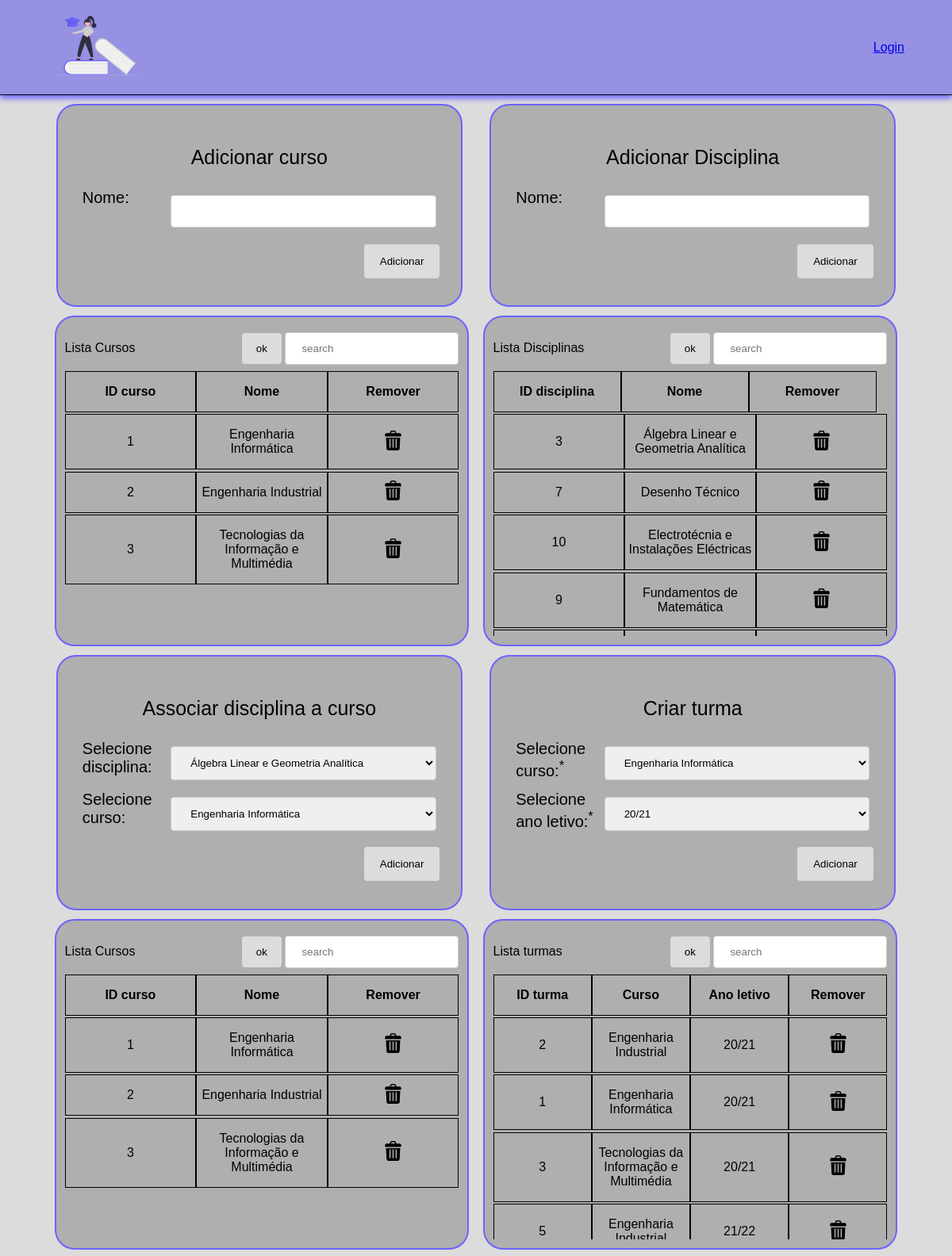
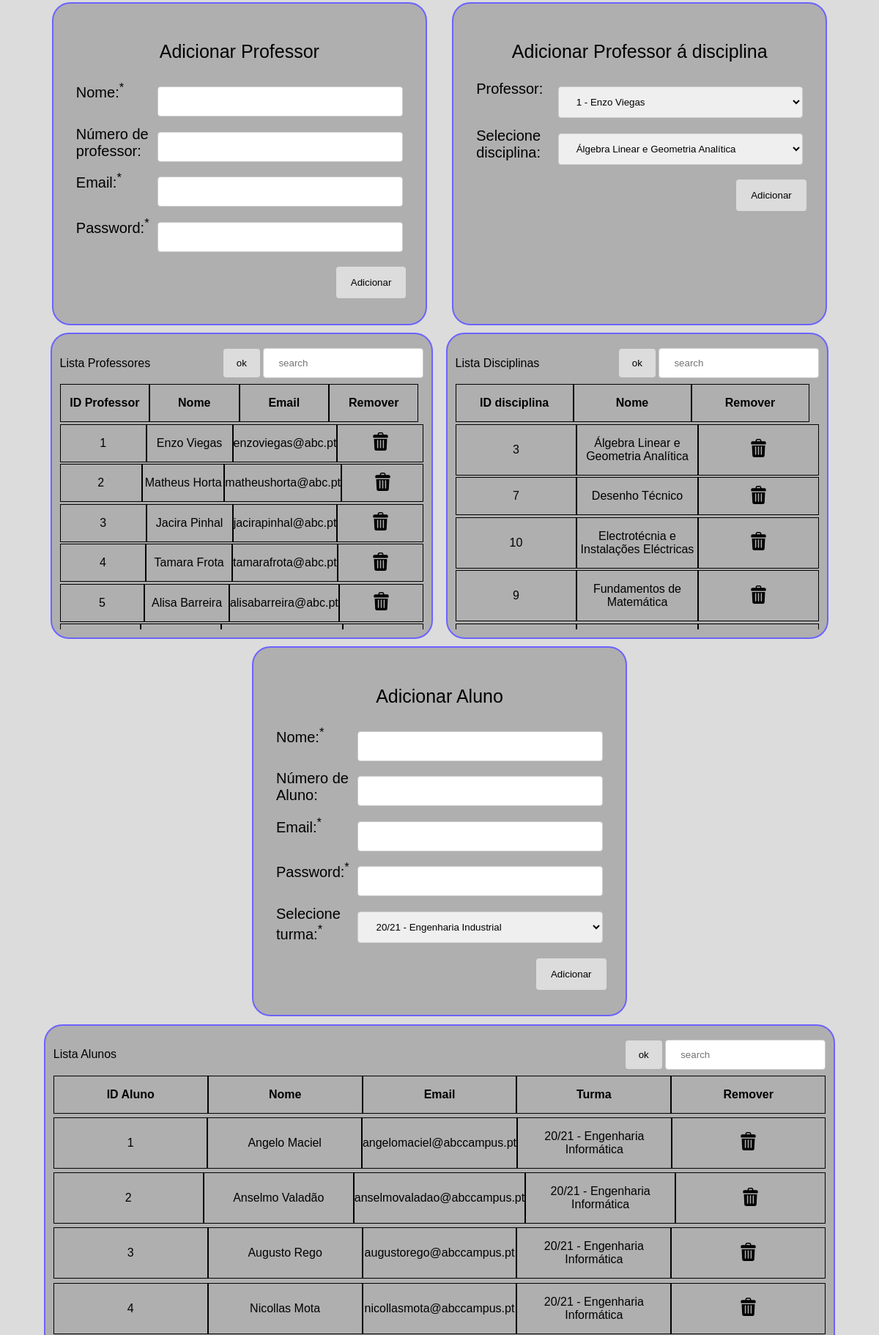
The app's page /formGestao.php (upper part) with its own data (2 pictures, top to bottom).
### tables this page shows
CREATE TABLE Curso (
    id INT PRIMARY KEY AUTO_INCREMENT,
    nome TEXT NOT NULL,
    data_criacao DATETIME DEFAULT NOW()
);

CREATE TABLE Disciplina (
    id INT PRIMARY KEY AUTO_INCREMENT,
    nome TEXT NOT NULL,
    data_criacao DATETIME DEFAULT NOW(),
    CONSTRAINT TB_Disciplina_nome_U UNIQUE (nome)
);

CREATE TABLE Turma (
    id INT PRIMARY KEY AUTO_INCREMENT,
    data_criacao DATETIME DEFAULT NOW() NOT NULL,
    idCurso INT NOT NULL,
    idAnoLetivo INT NOT NULL,
    CONSTRAINT TB_Turma_Curso_FK FOREIGN KEY (idCurso) REFERENCES Curso(id) ON DELETE CASCADE,
    CONSTRAINT TB_Turma_Anoletivo_FK FOREIGN KEY (idAnoLetivo) REFERENCES AnoLetivo(id) ON DELETE CASCADE
);

CREATE TABLE AnoLetivo (
    id INT PRIMARY KEY AUTO_INCREMENT,
    nome TEXT NOT NULL
);

CREATE TABLE Professor (
    id INT PRIMARY KEY AUTO_INCREMENT,
    nome TEXT NOT NULL,
    email VARCHAR(256) UNIQUE NOT NULL,
    password TEXT NOT NULL,
    data_criacao DATETIME DEFAULT NOW() NOT NULL,
    ultimo_login DATETIME DEFAULT NOW() NOT NULL,
    CONSTRAINT TB_Professor_email_U UNIQUE (email)
);

CREATE TABLE Aluno (
    id INT PRIMARY KEY AUTO_INCREMENT,
    nome TEXT NOT NULL,
    email VARCHAR(256) NOT NULL,
    idTurma INT NOT NULL,
    password TEXT NOT NULL,
    data_criacao DATETIME DEFAULT NOW() NOT NULL,
    ultimo_login DATETIME DEFAULT NOW() NOT NULL,
    CONSTRAINT TB_Aluno_Turma_FK FOREIGN KEY (idTurma) REFERENCES Turma(id) ON DELETE CASCADE,
    CONSTRAINT TB_Aluno_email_U UNIQUE (email)
);

### formGestao.php (the view, shortened to what the rows shown need)
<?php
    include("./php/bd.php");
    $query = "
        SELECT a.id, a.nome, a.email, c.nome AS curso, al.nome AS anoLetivo
        FROM Aluno AS a
            INNER JOIN Turma AS t ON a.idTurma = t.id
            INNER JOIN Curso AS c ON t.idCurso = c.id
            INNER JOIN AnoLetivo al ON t.idAnoLetivo = al.id
        ORDER BY a.id;
    ";
    $stmt = $dbo -> prepare($query);
    $stmt -> execute();
    $todosAlunos = $stmt -> fetchAll();
    $query = "
        SELECT t.id AS turmaId, a.nome AS anoLetivo, c.nome AS curso
        FROM Turma AS t
            INNER JOIN Curso AS c ON t.idCurso = c.id
            INNER JOIN AnoLetivo AS a ON t.idAnoLetivo = a.id
        ORDER BY anoLetivo, curso;
    ";
    $stmt = $dbo -> prepare($query);
    $stmt -> execute();
    $todasTurmas = $stmt -> fetchAll();
    $query = "
        SELECT *
        FROM Disciplina
        ORDER BY nome;
    ";
    $stmt = $dbo -> prepare($query);
    $stmt -> execute();
    $todasDisciplinas = $stmt -> fetchAll();
    $query = "
        SELECT *
        FROM Curso
        ORDER BY id;
    ";
    $stmt = $dbo -> prepare($query);
    $stmt -> execute();
    $todosCursos = $stmt -> fetchAll();
    $query = "
        SELECT *
        FROM Professor
        ORDER BY id;
    ";
    $stmt = $dbo -> prepare($query);
    $stmt -> execute();
    $todosProfessores = $stmt -> fetchAll();
?>
<!DOCTYPE html>
<html lang="en">
<head>
    <link rel="stylesheet" href="css/formGestao.css">
    <link rel="stylesheet" href="css/style.css">
</head>
<body>
    <div class="mainContainer">
    <div class="listasContainer">
            <div class="formContainerListaDuo">
                <div class="ListContent">
                <?php
                    foreach($todosCursos as $curso) {
                        echo "
                            <div class='listaAluno'>
                                <div class='dataColum'>
                                    <p>". $curso["id"] ."</p>
                                </div>
                                <div class='dataColum'>
                                    <p>". $curso["nome"] ."</p>
                                </div>
                                <div class='dataColum'>
                                    <a href='./php/eliminar_curso.php?id=". $curso["id"] ."'>
                                        <img width='25' height='25' src='./images/trash.svg'>
                                    </a>
                                </div>
                            </div>
                        ";
                    }
                ?>
                </div>
            </div>
            <div class="formContainerListaDuo">
                <div class="ListContent">
                    <?php
                        foreach($todasDisciplinas as $disciplina) {
                            echo "
                                <div class='listaAluno'>
                                    <div class='dataColum'>
                                        <p>". $disciplina["id"] ."</p>
                                    </div>
                                    <div class='dataColum'>
                                        <p>". $disciplina["nome"] ."</p>
                                    </div>
                                    <div class='dataColum'>
                                        <a href='./php/eliminar_disciplina.php?id=". $disciplina["id"] ."'>
                                            <img width='25' height='25' src='./images/trash.svg'>
                                        </a>
                                    </div>
                                </div>
                            ";
                        }
                    ?>
                </div>
            </div>
        </div>
    <div class="listasContainer">
            <div class="formContainerListaDuo">
                <div class="ListContent">
                <?php
                    foreach($todosCursos as $curso) {
                        echo "
                            <div class='listaAluno'>
                                <div class='dataColum'>
                                    <p>". $curso["id"] ."</p>
                                </div>
                                <div class='dataColum'>
                                    <p>". $curso["nome"] ."</p>
                                </div>
                                <div class='dataColum'>
                                    <a href='./php/eliminar_curso.php?id=". $curso["id"] ."'>
                                        <img width='25' height='25' src='./images/trash.svg'>
                                    </a>
                                </div>
                            </div>
                        ";
                    }
                ?>
                </div>
            </div>
            <div class="formContainerListaDuo">
                <div class="ListContent">
                    <?php
                        foreach($todasTurmas as $turma) {
                            echo "
                                <div class='listaAluno'>
                                    <div class='dataColum'>
                                        <p>". $turma["turmaId"] ."</p>
                                    </div>
                                    <div class='dataColum'>
                                        <p>". $turma["curso"] ."</p>
                                    </div>
                                    <div class='dataColum'>
                                        <p>". $turma["anoLetivo"] ."</p>
                                    </div>
                                    <div class='dataColum'>
                                        <a href='./php/eliminar_turma.php?id=". $turma["turmaId"] ."'>
                                            <img width='25' height='25' src='./images/trash.svg'>
                                        </a>
                                    </div>
                                </div>
                            ";
                        }
                    ?>
                </div>
            </div>
        </div>
    <div class="listasContainer">
        <div class="formContainerListaDuo">
            <div class="ListContent">
                <?php
                    foreach($todosProfessores as $professor) {
                        echo "
                            <div class='listaAluno'>
                                <div class='dataColum'>
                                    <p>". $professor["id"] ."</p>
                                </div>
                                <div class='dataColum'>
                                    <p>". $professor["nome"] ."</p>
                                </div>
                                <div class='dataColum'>
                                    <p>". $professor["email"] ."</p>
                                </div>
                                <div class='dataColum'>
                                    <a href='./php/eliminar_professor.php?id=". $professor["id"] ."'>
                                        <img width='25' height='25' src='./images/trash.svg'>
                                    </a>
                                </div>
                            </div>
                        ";
                    }
                ?>
            </div>
        </div>
            <div class="formContainerListaDuo">
                <div class="ListContent">
                    <?php
                        foreach($todasDisciplinas as $disciplina) {
                            echo "
                                <div class='listaAluno'>
                                    <div class='dataColum'>
                                        <p>". $disciplina["id"] ."</p>
                                    </div>
                                    <div class='dataColum'>
                                        <p>". $disciplina["nome"] ."</p>
                                    </div>
                                    <div class='dataColum'>
                                        <a href='./php/eliminar_disciplina.php?id=". $disciplina["id"] ."'>
                                            <img width='25' height='25' src='./images/trash.svg'>
                                        </a>
                                    </div>
                                </div>
                            ";
                        }
                    ?>
                </div>
            </div>
        </div>
        <div class="listasContainer">
            <div class="formContainerListaFull">
                <?php
                    foreach($todosAlunos as $aluno) {
                        echo "
                            <div class='listaAluno'>
                                <div class='dataColum'>
                                    <p>". $aluno["id"] ."</p>
                                </div>
                                <div class='dataColum'>
                                    <p>". $aluno["nome"] ."</p>
                                </div>
                                <div class='dataColum'>
                                    <p>". $aluno["email"] ."</p>
                                </div>
                                <div class='dataColum'>
                                    <p>". $aluno["anoLetivo"] ." - ". $aluno["curso"] ."</p>
                                </div>
                                <div class='dataColum'>
                                    <a href='./php/eliminar_aluno.php?id=". $aluno["id"] ."'>
                                        <img width='25' height='25' src='./images/trash.svg'>
                                    </a>
                                </div>
                            </div>
                        ";
                    }
                ?>
            </div>
        </div>
    </div>
</body>
</html>

### records on screen
curso: id "1", nome "Engenharia Informática"
curso: id "2", nome "Engenharia Industrial"
curso: id "3", nome "Tecnologias da Informação e Multimédia"
disciplina: id "3", nome "Álgebra Linear e Geometria Analítica"
disciplina: id "7", nome "Desenho Técnico"
disciplina: id "10", nome "Electrotécnia e Instalações Eléctricas"
disciplina: id "9", nome "Fundamentos de Matemática"
turma: id "2", idCurso.nome "Engenharia Industrial", idAnoLetivo.nome "20/21"
turma: id "1", idCurso.nome "Engenharia Informática", idAnoLetivo.nome "20/21"
turma: id "3", idCurso.nome "Tecnologias da Informação e Multimédia", idAnoLetivo.nome "20/21"
turma: id "5", idCurso.nome "Engenharia…", idAnoLetivo.nome "21/22"
professor: id "1", nome "Enzo Viegas", email "enzoviegas@abc.pt"
professor: id "2", nome "Matheus Horta", email "matheushorta@abc.pt"
professor: id "3", nome "Jacira Pinhal", email "jacirapinhal@abc.pt"
professor: id "4", nome "Tamara Frota", email "tamarafrota@abc.pt"
professor: id "5", nome "Alisa Barreira", email "alisabarreira@abc.pt"
aluno: id "1", nome "Angelo Maciel", email "angelomaciel@abccampus.pt", anoletivo.nome "20/21", curso.nome "Engenharia Informática"
aluno: id "2", nome "Anselmo Valadão", email "anselmovaladao@abccampus.pt", anoletivo.nome "20/21", curso.nome "Engenharia Informática"
aluno: id "3", nome "Augusto Rego", email "augustorego@abccampus.pt", anoletivo.nome "20/21", curso.nome "Engenharia Informática"
aluno: id "4", nome "Nicollas Mota", email "nicollasmota@abccampus.pt", anoletivo.nome "20/21", curso.nome "Engenharia Informática"

### other values on screen
form field opcaoDisciplina "Álgebra Linear e Geometria Analítica"
form field opcaoCurso "Engenharia Informática"
form field opcaoAnoLetivo "20/21"
form field opcaoProfessor "1 - Enzo Viegas"
form field turmaAluno "20/21 - Engenharia Industrial"
